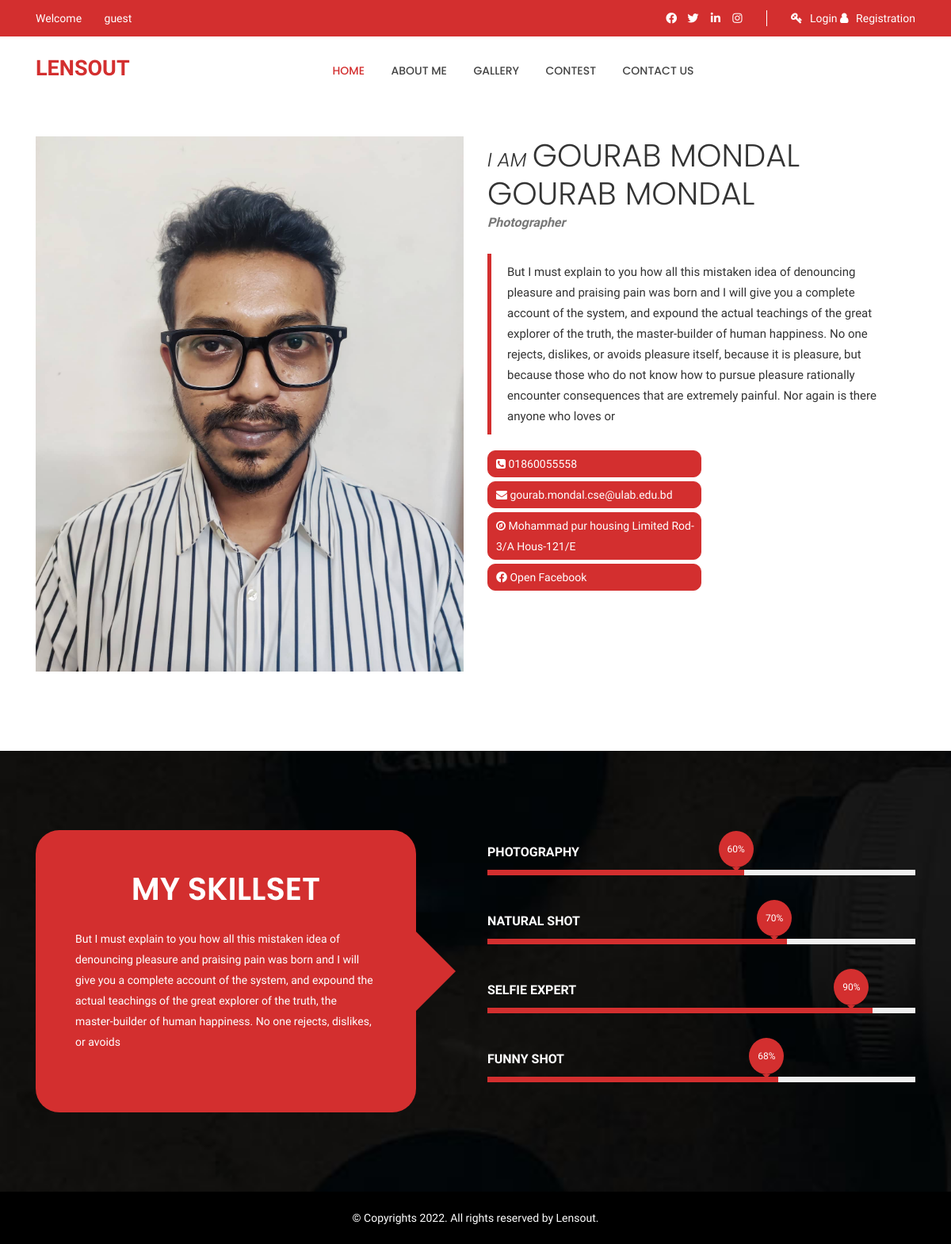
Before: /accounts/about-me/ with the older database file.
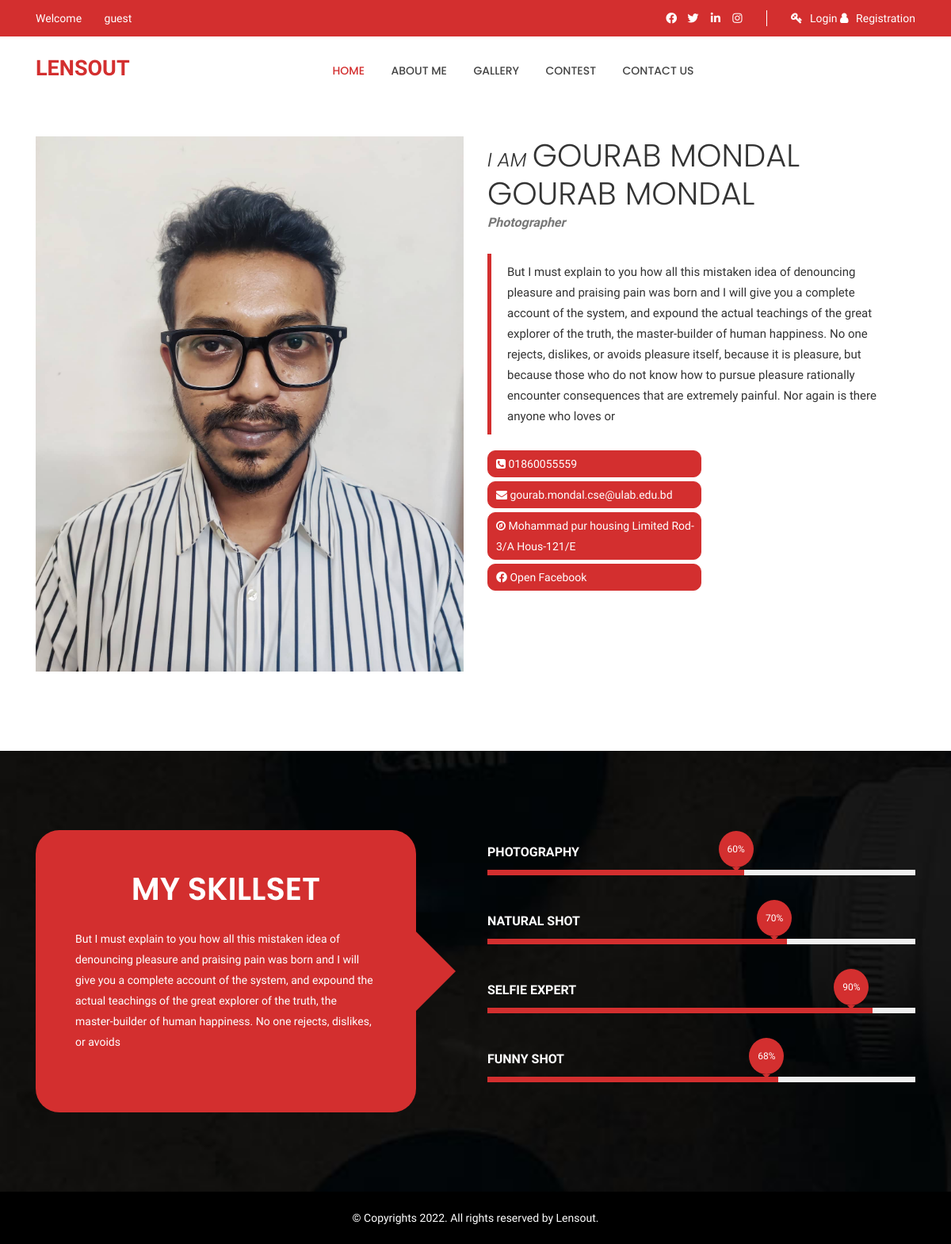
After: the same page with the newer database file.
### users/models.py (models this page shows, shortened)
class Aboutme(models.Model):
    name = models.CharField(max_length=50, blank=False)
    designation = models.CharField(max_length=50, blank=False)
    photo = models.ImageField(upload_to="myself/", blank=False)
    details = models.TextField(max_length=500, blank=False)
    skills_deatils = models.TextField(max_length=300, blank=False)
    photograpy_skill = models.IntegerField(default=10)
    naturalshot_skill = models.IntegerField(default=10)
    selfiexpert_skill = models.IntegerField(default=10)
    funnyshot_skill = models.IntegerField(default=10)
    phone = models.CharField(max_length=11, blank=False)
    email = models.EmailField(max_length=100, blank=False)
    address = models.CharField(max_length=100, blank=False)
    facebook = models.CharField(max_length=100, blank=False)

### users/views.py (the view)
# urls.py: path('about-me/',views.AboutmeDetails,name='aboutme'),
def AboutmeDetails(request):
    ad = Aboutme.objects.last()
    context = {
        'profile': ad,
    }
    return render(request, 'about-me.html', context)

### templates/about-me.html (shortened to what the changed rows need)
{% extends 'base.html' %}
{% load static %}
{% block content %}>
   <div class="about-me-area pt-100 pb-100">
            <div class="container">
                <div class="row about-me">
                    <div class="col-lg-6 col-md-12 mb-md-30">
                        <div class="images">
                            <a href="#">
                                <img src="{{ profile.photo.url }}" alt="">
                            </a>
                        </div>
                    </div>
                    <div class="col-lg-6 col-md-12">
                        <div class="my-infos">
                            <h3 class="my-name">I AM <a>{{ profile.name }}</a></h3>
                            <p><span class="my-position">{{ profile.designation }}</span></p>
                            <blockquote>
                                {{ profile.details }}
                            </blockquote>
                        </div>
                        <div class="flex call-info">
                                    <div class="col">
                                        <div class="contact-box">
                                            <i class="fa fa-phone-square" aria-hidden="true"></i> <span><a href="tel:+88{{ profile.phone }}">{{ profile.phone }}</a></span>
                                        </div>
                                    </div>
                                    <div class="col">
                                        <div class="contact-box">
                                            <i class="fa fa-envelope" aria-hidden="true"></i> <span>{{ profile.email }}</span>
                                        </div>
                                    </div>
                                    <div class="col">
                                        <div class="contact-box">
                                            <i class="fa fa-compass" aria-hidden="true"></i> <span>{{ profile.address }}</span>
                                        </div>
                                    </div>
                                </div>
                    </div>
                </div>
            </div>
        </div>
   <div class="skill-bar-area pt-100 pb-100">
            <div class="container">
                <div class="row">
                    <div class="col-lg-6 col-md-12">
                        <div class="skill-info">
                            <h3>My Skillset</h3>
                            <p>{{ profile.skills_deatils }}</p>
                        </div>
                    </div>
                    <div class="col-lg-6 col-md-12">
                        <div class="skill-content-3">
                            <div class="skill">
                                <div class="progress">
                                    <div class="progress-bar wow fadeInLeft" data-progress="{{ profile.photograpy_skill }}%" style="width: {{ profile.photograpy_skill }}%;" data-wow-duration="1.5s" data-wow-delay="1.2s"> <span>{{ profile.photograpy_skill }}%</span></div>
                                </div>
                                <div class="progress">
                                    <div class="progress-bar wow fadeInLeft" data-progress="{{ profile.naturalshot_skill }}%" style="width:{{ profile.naturalshot_skill }}%;" data-wow-duration="1.5s" data-wow-delay="1.2s"><span>{{ profile.naturalshot_skill }}%</span> </div>
                                </div>
                                <div class="progress">
                                    <div class="progress-bar wow fadeInLeft" data-progress="{{ profile.selfiexpert_skill }}%" style="width: {{ profile.selfiexpert_skill }}%;" data-wow-duration="1.5s" data-wow-delay="1.2s"><span>{{ profile.selfiexpert_skill }}%</span> </div>
                                </div>
                                <div class="progress">
                                    <div class="progress-bar wow fadeInLeft" data-progress="{{ profile.funnyshot_skill }}%" style="width: {{ profile.funnyshot_skill }}%;" data-wow-duration="1.5s" data-wow-delay="1.2s"><span>{{ profile.funnyshot_skill }}%</span> </div>
                                </div>
                            </div>
                        </div>
                    </div>
                </div>
            </div>
        </div>
{% endblock %}

Changed rows visible on the page:
changed Aboutme "GOURAB MONDAL GOURAB MONDAL": phone "01860055558" → "01860055559"
